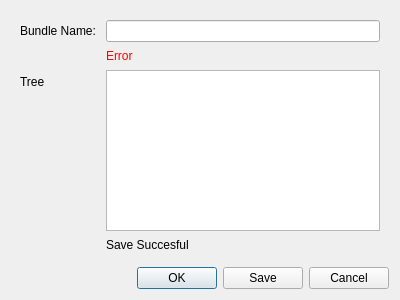
<?xml version="1.0" encoding="UTF-8"?>
<ui version="4.0">
 <class>SaveLogicBundleDialog</class>
 <widget class="QDialog" name="SaveLogicBundleDialog">
  <property name="geometry">
   <rect>
    <x>0</x>
    <y>0</y>
    <width>400</width>
    <height>300</height>
   </rect>
  </property>
  <property name="windowTitle">
   <string>Save Bundle</string>
  </property>
  <layout class="QVBoxLayout" name="verticalLayout">
   <item>
    <widget class="QFrame" name="frame">
     <property name="frameShape">
      <enum>QFrame::NoFrame</enum>
     </property>
     <property name="frameShadow">
      <enum>QFrame::Raised</enum>
     </property>
     <layout class="QFormLayout" name="formLayout">
      <property name="fieldGrowthPolicy">
       <enum>QFormLayout::AllNonFixedFieldsGrow</enum>
      </property>
      <property name="verticalSpacing">
       <number>7</number>
      </property>
      <item row="0" column="0">
       <widget class="QLabel" name="label">
        <property name="text">
         <string>Bundle Name: </string>
        </property>
        <property name="buddy">
         <cstring>lineEdit</cstring>
        </property>
       </widget>
      </item>
      <item row="0" column="1">
       <widget class="QLineEdit" name="lineEdit"/>
      </item>
      <item row="1" column="1">
       <widget class="QLabel" name="error_message">
        <property name="styleSheet">
         <string notr="true">color: rgb(255, 0, 0);</string>
        </property>
        <property name="text">
         <string>Error</string>
        </property>
       </widget>
      </item>
      <item row="2" column="0">
       <widget class="QLabel" name="label_3">
        <property name="text">
         <string>Tree</string>
        </property>
       </widget>
      </item>
      <item row="3" column="1">
       <widget class="QLabel" name="save_succesful">
        <property name="text">
         <string>Save Succesful</string>
        </property>
       </widget>
      </item>
      <item row="2" column="1">
       <widget class="QTreeView" name="treeView">
        <property name="alternatingRowColors">
         <bool>true</bool>
        </property>
        <attribute name="headerVisible">
         <bool>false</bool>
        </attribute>
       </widget>
      </item>
     </layout>
    </widget>
   </item>
   <item>
    <widget class="QDialogButtonBox" name="buttonBox">
     <property name="locale">
      <locale language="English" country="UnitedStates"/>
     </property>
     <property name="orientation">
      <enum>Qt::Horizontal</enum>
     </property>
     <property name="standardButtons">
      <set>QDialogButtonBox::Cancel|QDialogButtonBox::Ok|QDialogButtonBox::Save</set>
     </property>
     <property name="centerButtons">
      <bool>false</bool>
     </property>
    </widget>
   </item>
  </layout>
 </widget>
 <resources/>
 <connections>
  <connection>
   <sender>buttonBox</sender>
   <signal>rejected()</signal>
   <receiver>SaveLogicBundleDialog</receiver>
   <slot>reject()</slot>
   <hints>
    <hint type="sourcelabel">
     <x>327</x>
     <y>288</y>
    </hint>
    <hint type="destinationlabel">
     <x>286</x>
     <y>274</y>
    </hint>
   </hints>
  </connection>
 </connections>
</ui>
